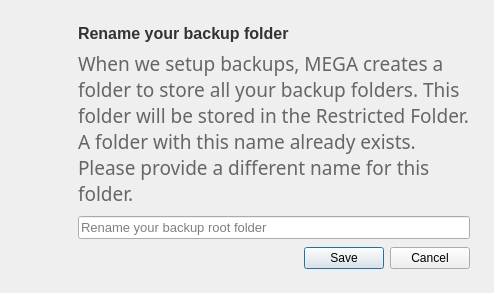
<?xml version="1.0" encoding="UTF-8"?>
<ui version="4.0">
 <class>RenameTargetFolderDialog</class>
 <widget class="QDialog" name="RenameTargetFolderDialog">
  <property name="geometry">
   <rect>
    <x>0</x>
    <y>0</y>
    <width>520</width>
    <height>211</height>
   </rect>
  </property>
  <property name="sizePolicy">
   <sizepolicy hsizetype="Fixed" vsizetype="Fixed">
    <horstretch>0</horstretch>
    <verstretch>0</verstretch>
   </sizepolicy>
  </property>
  <property name="minimumSize">
   <size>
    <width>520</width>
    <height>0</height>
   </size>
  </property>
  <property name="maximumSize">
   <size>
    <width>520</width>
    <height>16777215</height>
   </size>
  </property>
  <property name="windowTitle">
   <string>Dialog</string>
  </property>
  <property name="styleSheet">
   <string notr="true">#image
{
	border:none;
}

#lTitleMyBackups
{
  color: #333333;
  font-family: &quot;Source Sans Pro&quot;;
  font-size: 16px;
  font-weight: 600;
}

#leNewFolderName
{
  font-family: &quot;SF UI Text&quot;;
  font-size: 13px;
}

#buttonBox
{
margin-top: 14px;
}</string>
  </property>
  <layout class="QFormLayout" name="formLayout">
   <property name="sizeConstraint">
    <enum>QLayout::SetFixedSize</enum>
   </property>
   <property name="fieldGrowthPolicy">
    <enum>QFormLayout::ExpandingFieldsGrow</enum>
   </property>
   <property name="horizontalSpacing">
    <number>22</number>
   </property>
   <property name="verticalSpacing">
    <number>8</number>
   </property>
   <property name="leftMargin">
    <number>24</number>
   </property>
   <property name="topMargin">
    <number>24</number>
   </property>
   <property name="rightMargin">
    <number>24</number>
   </property>
   <property name="bottomMargin">
    <number>24</number>
   </property>
   <item row="3" column="0">
    <widget class="QPushButton" name="image">
     <property name="focusPolicy">
      <enum>Qt::NoFocus</enum>
     </property>
     <property name="text">
      <string/>
     </property>
     <property name="icon">
      <iconset resource="../Resources_macx.qrc">
       <normaloff>:/images/icon_info.png</normaloff>:/images/icon_info.png</iconset>
     </property>
     <property name="iconSize">
      <size>
       <width>52</width>
       <height>52</height>
      </size>
     </property>
    </widget>
   </item>
   <item row="3" column="1">
    <layout class="QVBoxLayout" name="verticalLayout_2">
     <property name="spacing">
      <number>8</number>
     </property>
     <item>
      <widget class="QLabel" name="lTitleMyBackups">
       <property name="sizePolicy">
        <sizepolicy hsizetype="Preferred" vsizetype="Maximum">
         <horstretch>0</horstretch>
         <verstretch>0</verstretch>
        </sizepolicy>
       </property>
       <property name="text">
        <string>Rename your backup folder</string>
       </property>
      </widget>
     </item>
     <item>
      <widget class="QLabel" name="lContentMyBackups">
       <property name="sizePolicy">
        <sizepolicy hsizetype="Fixed" vsizetype="Maximum">
         <horstretch>0</horstretch>
         <verstretch>0</verstretch>
        </sizepolicy>
       </property>
       <property name="minimumSize">
        <size>
         <width>392</width>
         <height>0</height>
        </size>
       </property>
       <property name="maximumSize">
        <size>
         <width>392</width>
         <height>16777215</height>
        </size>
       </property>
       <property name="font">
        <font>
         <family>Source Sans Pro</family>
         <pointsize>14</pointsize>
        </font>
       </property>
       <property name="text">
        <string notr="true">&lt;!DOCTYPE HTML PUBLIC &quot;-//W3C//DTD HTML 4.0//EN&quot; &quot;http://www.w3.org/TR/REC-html40/strict.dtd&quot;&gt;
&lt;html&gt;&lt;head&gt;&lt;meta name=&quot;qrichtext&quot; content=&quot;1&quot; /&gt;&lt;style type=&quot;text/css&quot;&gt;
p, li { white-space: pre-wrap; }
&lt;/style&gt;&lt;/head&gt;&lt;body style=&quot; font-family:'Source Sans Pro'; font-size:14pt; font-weight:400; font-style:normal;&quot;&gt;
&lt;p style=&quot; margin-top:0px; margin-bottom:0px; margin-left:0px; margin-right:0px; -qt-block-indent:0; text-indent:0px; line-height:24px;&quot;&gt;&lt;span style=&quot; color:#666666;&quot;&gt;When we setup backups, MEGA creates a folder to store all your backup folders. This folder will be stored in the Restricted Folder. A folder with this name already exists. Please provide a different name for this folder.&lt;/span&gt;&lt;/p&gt;&lt;/body&gt;&lt;/html&gt;</string>
       </property>
       <property name="textFormat">
        <enum>Qt::RichText</enum>
       </property>
       <property name="wordWrap">
        <bool>true</bool>
       </property>
      </widget>
     </item>
    </layout>
   </item>
   <item row="6" column="1">
    <widget class="QLineEdit" name="leNewFolderName">
     <property name="placeholderText">
      <string>Rename your backup root folder</string>
     </property>
    </widget>
   </item>
   <item row="8" column="1">
    <widget class="QDialogButtonBox" name="buttonBox">
     <property name="orientation">
      <enum>Qt::Horizontal</enum>
     </property>
     <property name="standardButtons">
      <set>QDialogButtonBox::Cancel|QDialogButtonBox::Save</set>
     </property>
    </widget>
   </item>
  </layout>
 </widget>
 <resources>
  <include location="../Resources_macx.qrc"/>
 </resources>
 <connections>
  <connection>
   <sender>buttonBox</sender>
   <signal>accepted()</signal>
   <receiver>RenameTargetFolderDialog</receiver>
   <slot>accept()</slot>
   <hints>
    <hint type="sourcelabel">
     <x>248</x>
     <y>254</y>
    </hint>
    <hint type="destinationlabel">
     <x>157</x>
     <y>274</y>
    </hint>
   </hints>
  </connection>
  <connection>
   <sender>buttonBox</sender>
   <signal>rejected()</signal>
   <receiver>RenameTargetFolderDialog</receiver>
   <slot>reject()</slot>
   <hints>
    <hint type="sourcelabel">
     <x>316</x>
     <y>260</y>
    </hint>
    <hint type="destinationlabel">
     <x>286</x>
     <y>274</y>
    </hint>
   </hints>
  </connection>
 </connections>
</ui>
